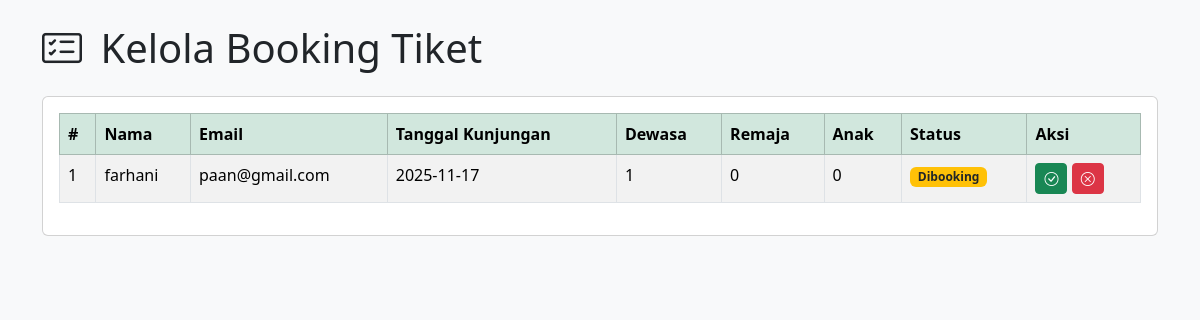
The page /admin/manage_booking.php (signed in) on the database as committed earlier.
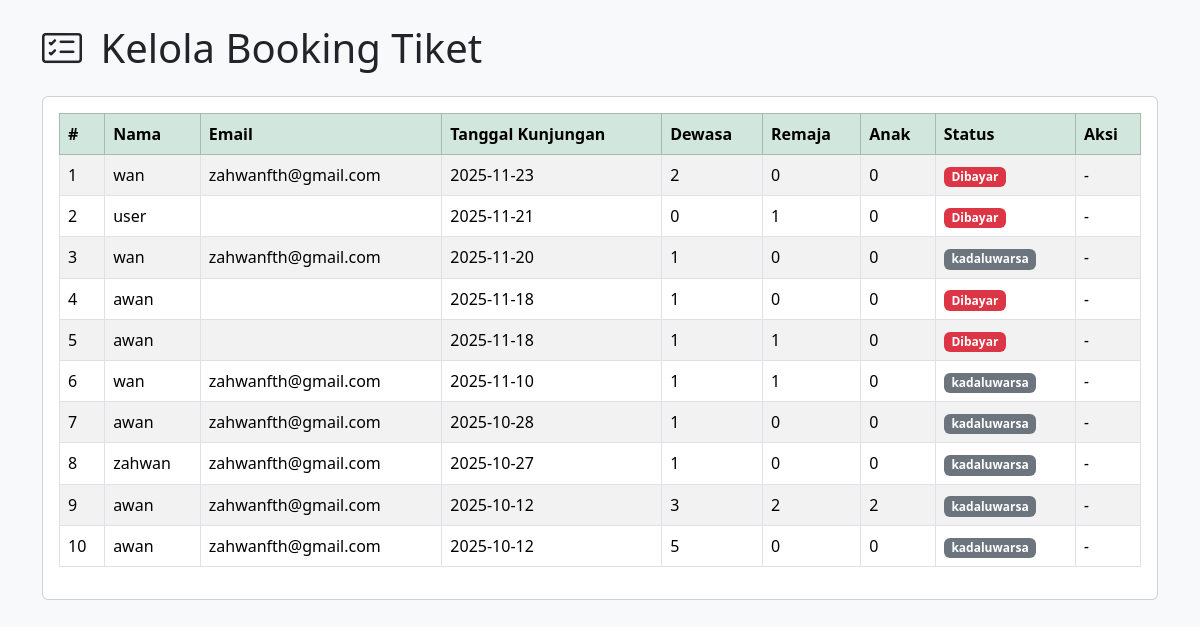
The same page on the database as committed later.
### tables this page shows
CREATE TABLE `booking` (
  `id` int NOT NULL,
  `nama_pengunjung` varchar(100) NOT NULL,
  `email` varchar(100) DEFAULT NULL,
  `tanggal_kunjungan` date NOT NULL,
  `jumlah_dewasa` int DEFAULT '0',
  `jumlah_anak` int DEFAULT '0',
  `jumlah_remaja` int DEFAULT '0',
  `total_harga` int NOT NULL,
  `catatan` text,
  `tanggal_booking` timestamp NULL DEFAULT CURRENT_TIMESTAMP,
  `status` varchar(20) NOT NULL DEFAULT 'dibooking',
  `kode_redeem` varchar(20) DEFAULT NULL
);

### admin/manage_booking.php (the view, shortened to what this page needs)
<?php
include '../database/conn.php';
$result = $conn->query("SELECT * FROM booking ORDER BY tanggal_kunjungan DESC");
?>
<!DOCTYPE html>
<html lang="id">
<head>
  <?php include '../bootstrap.php'; ?>
</head>
<body class="bg-light">
  <div class="container py-4">
    <h1 class="mb-4"><i class="bi bi-card-checklist me-2"></i> Kelola Booking Tiket</h1>
    <div class="card">
      <div class="card-body">
        <table class="table table-bordered table-striped">
          <thead class="table-success">
            <tr>
              <th>#</th>
              <th>Nama</th>
              <th>Email</th>
              <th>Tanggal Kunjungan</th>
              <th>Dewasa</th>
              <th>Remaja</th>
              <th>Anak</th>
              <th>Status</th>
              <th>Aksi</th>
            </tr>
          </thead>
          <tbody>
            <?php
            if ($result->num_rows > 0):
              $no = 1;
              while ($row = $result->fetch_assoc()):
                ?>
                <tr>
                  <td><?= $no++; ?></td>
                  <td><?= htmlspecialchars($row['nama_pengunjung']); ?></td>
                  <td><?= htmlspecialchars($row['email']); ?></td>
                  <td><?= htmlspecialchars($row['tanggal_kunjungan']); ?></td>
                  <td><?= $row['jumlah_dewasa']; ?></td>
                  <td><?= $row['jumlah_remaja']; ?></td>
                  <td><?= $row['jumlah_anak']; ?></td>
                  <td>
                    <?php
                    $status = strtolower(trim($row['status']));
                    if ($status === 'dibooking' || $status === '' || $status === 'pending'): ?>
                      <span class="badge bg-warning text-dark">Dibooking</span>
                    <?php elseif ($status === 'acc'): ?>
                      <span class="badge bg-success">Disetujui</span>
                    <?php elseif ($status === 'dec'): ?>
                      <span class="badge bg-danger">Ditolak</span>
                    <?php elseif ($status === 'dibayar'): ?>
                      <span class="badge bg-danger">Dibayar</span>
                    <?php else: ?>
                      <span class="badge bg-secondary"><?= htmlspecialchars($status) ?></span>
                    <?php endif; ?>
                  </td>
                  <td>
                    <?php if ($status === 'dibooking' || $status === '' || $status === 'pending'): ?>
                      <a href="?acc=<?= $row['id']; ?>" class="btn btn-sm btn-success"
                        onclick="return confirm('Setujui booking ini?')">
                        <i class="bi bi-check-circle"></i>
                      </a>
                      <a href="?dec=<?= $row['id']; ?>" class="btn btn-sm btn-danger"
                        onclick="return confirm('Tolak booking ini?')">
                        <i class="bi bi-x-circle"></i>
                      </a>
                    <?php else: ?>
                      <em>-</em>
                    <?php endif; ?>
                  </td>
                </tr>
                <?php
              endwhile;
            else:
              ?>
              <tr>
                <td colspan="9" class="text-center">Belum ada data booking.</td>
              </tr>
            <?php endif; ?>
          </tbody>
        </table>
      </div>
    </div>
  </div>
</body>
</html>

Rows that differ between the two databases and show on the page:
removed booking: nama_pengunjung "farhani", email "paan@gmail.com", tanggal_kunjungan "2025-11-17", jumlah_dewasa "1", jumlah_remaja "0", jumlah_anak "0", status "Dibooking"
added booking: nama_pengunjung "wan", email "zahwanfth@gmail.com", tanggal_kunjungan "2025-11-23", jumlah_dewasa "2", jumlah_remaja "0", jumlah_anak "0", status "Dibayar"
added booking: nama_pengunjung "user", tanggal_kunjungan "2025-11-21", jumlah_dewasa "0", jumlah_remaja "1", jumlah_anak "0", status "Dibayar"
added booking: nama_pengunjung "wan", email "zahwanfth@gmail.com", tanggal_kunjungan "2025-11-20", jumlah_dewasa "1", jumlah_remaja "0", jumlah_anak "0", status "kadaluwarsa"
added booking: nama_pengunjung "awan", tanggal_kunjungan "2025-11-18", jumlah_dewasa "1", jumlah_remaja "0", jumlah_anak "0", status "Dibayar"
added booking: nama_pengunjung "awan", tanggal_kunjungan "2025-11-18", jumlah_dewasa "1", jumlah_remaja "1", jumlah_anak "0", status "Dibayar"
added booking: nama_pengunjung "wan", email "zahwanfth@gmail.com", tanggal_kunjungan "2025-11-10", jumlah_dewasa "1", jumlah_remaja "1", jumlah_anak "0", status "kadaluwarsa"
added booking: nama_pengunjung "awan", email "zahwanfth@gmail.com", tanggal_kunjungan "2025-10-28", jumlah_dewasa "1", jumlah_remaja "0", jumlah_anak "0", status "kadaluwarsa"
added booking: nama_pengunjung "zahwan", email "zahwanfth@gmail.com", tanggal_kunjungan "2025-10-27", jumlah_dewasa "1", jumlah_remaja "0", jumlah_anak "0", status "kadaluwarsa"
added booking: nama_pengunjung "awan", email "zahwanfth@gmail.com", tanggal_kunjungan "2025-10-12", jumlah_dewasa "3", jumlah_remaja "2", jumlah_anak "2", status "kadaluwarsa"
added booking: nama_pengunjung "awan", email "zahwanfth@gmail.com", tanggal_kunjungan "2025-10-12", jumlah_dewasa "5", jumlah_remaja "0", jumlah_anak "0", status "kadaluwarsa"
